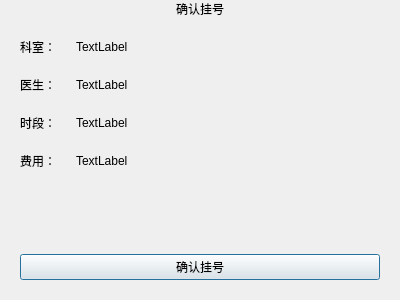
<?xml version="1.0" encoding="UTF-8"?>
<ui version="4.0">
 <class>RegisterInfo</class>
 <widget class="QDialog" name="RegisterInfo">
  <property name="geometry">
   <rect>
    <x>0</x>
    <y>0</y>
    <width>400</width>
    <height>300</height>
   </rect>
  </property>
  <property name="windowTitle">
   <string>Dialog</string>
  </property>
  <layout class="QVBoxLayout" name="verticalLayout">
   <property name="spacing">
    <number>20</number>
   </property>
   <property name="leftMargin">
    <number>20</number>
   </property>
   <property name="topMargin">
    <number>0</number>
   </property>
   <property name="rightMargin">
    <number>20</number>
   </property>
   <property name="bottomMargin">
    <number>20</number>
   </property>
   <item>
    <widget class="QLabel" name="HeaderLabel">
     <property name="text">
      <string>确认挂号</string>
     </property>
     <property name="alignment">
      <set>Qt::AlignCenter</set>
     </property>
    </widget>
   </item>
   <item>
    <layout class="QFormLayout" name="formLayout">
     <property name="horizontalSpacing">
      <number>20</number>
     </property>
     <property name="verticalSpacing">
      <number>20</number>
     </property>
     <item row="0" column="0">
      <widget class="QLabel" name="label">
       <property name="text">
        <string>科室：</string>
       </property>
      </widget>
     </item>
     <item row="0" column="1">
      <widget class="QLabel" name="label_2">
       <property name="text">
        <string>TextLabel</string>
       </property>
      </widget>
     </item>
     <item row="1" column="0">
      <widget class="QLabel" name="label_3">
       <property name="text">
        <string>医生：</string>
       </property>
      </widget>
     </item>
     <item row="1" column="1">
      <widget class="QLabel" name="label_4">
       <property name="text">
        <string>TextLabel</string>
       </property>
      </widget>
     </item>
     <item row="2" column="0">
      <widget class="QLabel" name="label_5">
       <property name="text">
        <string>时段：</string>
       </property>
      </widget>
     </item>
     <item row="2" column="1">
      <widget class="QLabel" name="label_6">
       <property name="text">
        <string>TextLabel</string>
       </property>
      </widget>
     </item>
     <item row="3" column="0">
      <widget class="QLabel" name="label_7">
       <property name="text">
        <string>费用：</string>
       </property>
      </widget>
     </item>
     <item row="3" column="1">
      <widget class="QLabel" name="label_8">
       <property name="text">
        <string>TextLabel</string>
       </property>
      </widget>
     </item>
    </layout>
   </item>
   <item>
    <spacer name="verticalSpacer">
     <property name="orientation">
      <enum>Qt::Vertical</enum>
     </property>
     <property name="sizeHint" stdset="0">
      <size>
       <width>20</width>
       <height>40</height>
      </size>
     </property>
    </spacer>
   </item>
   <item>
    <widget class="QPushButton" name="confirmBtn">
     <property name="text">
      <string>确认挂号</string>
     </property>
    </widget>
   </item>
  </layout>
 </widget>
 <resources/>
 <connections/>
</ui>
